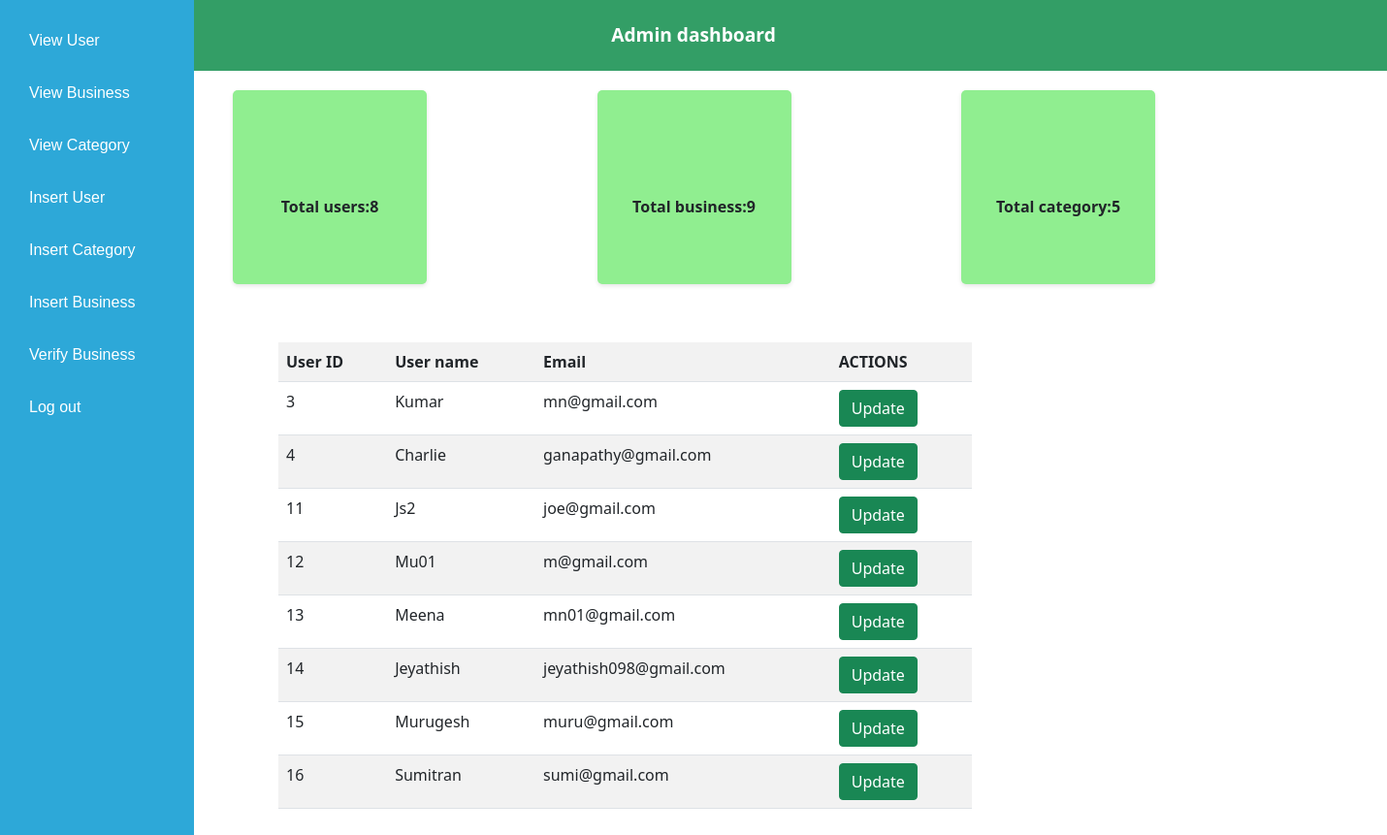
The page /Admin/code/interface.php?view_user on the database its author committed.
### tables this page shows
CREATE TABLE `user` (
  `u_id` int(11) NOT NULL,
  `username` varchar(50) NOT NULL,
  `email` varchar(50) NOT NULL,
  `password` varchar(15) NOT NULL,
  `fname` varchar(20) NOT NULL,
  `lname` varchar(20) NOT NULL
);

### Admin/code/view_user.php (the view)
<!DOCTYPE html>
<html lang="en">
<head>
<link rel="stylesheet" href="../Bootstrap/css/bootstrap.min.css">
</head>
<body>
    <div class="container">
    <?php
    include('../connection/connect.php');
    if($con)
    {
        $qry="select*from user";
        $res=mysqli_query($con,$qry);
        $num=mysqli_num_rows($res);
        if($num==0)
            echo"No data";
        else
        {
            echo "<table class='table table-hover table-striped' style='width:50vw'>";
            echo "<tr><th>User ID</th><th>User name</th><th>Email</th>
            <th colspan='2'>ACTIONS</th></tr>";
            while($row=mysqli_fetch_row($res))
            {
                $id=$row[0];
                echo "<tr>
                <td>$row[0]</td>
                <td>$row[1]</td>
                <td>$row[2]</td>
                <td><a class='btn btn-success' href='update.php?id=$id'>Update</a></td>
                </tr>";
            }
            echo "</table>";
        }
    }
?>
</div>
</body>
</html>

### Admin/style/interface.css (style rules this page uses)
* { margin :0; padding:0; box-sizing: border-box; }
body { font-family:Arial,sans-serif; background-color: rgb(215,247,245); }

### rows shown on the page
user: u_id "3", username "Kumar", email "mn@gmail.com"
user: u_id "4", username "Charlie", email "ganapathy@gmail.com"
user: u_id "11", username "Js2", email "joe@gmail.com"
user: u_id "12", username "Mu01", email "m@gmail.com"
user: u_id "13", username "Meena", email "mn01@gmail.com"
user: u_id "14", username "Jeyathish", email "jeyathish098@gmail.com"
user: u_id "15", username "Murugesh", email "muru@gmail.com"
user: u_id "16", username "Sumitran", email "sumi@gmail.com"

### other values the page prints
$num "8"
$num "9"
$num "5"
